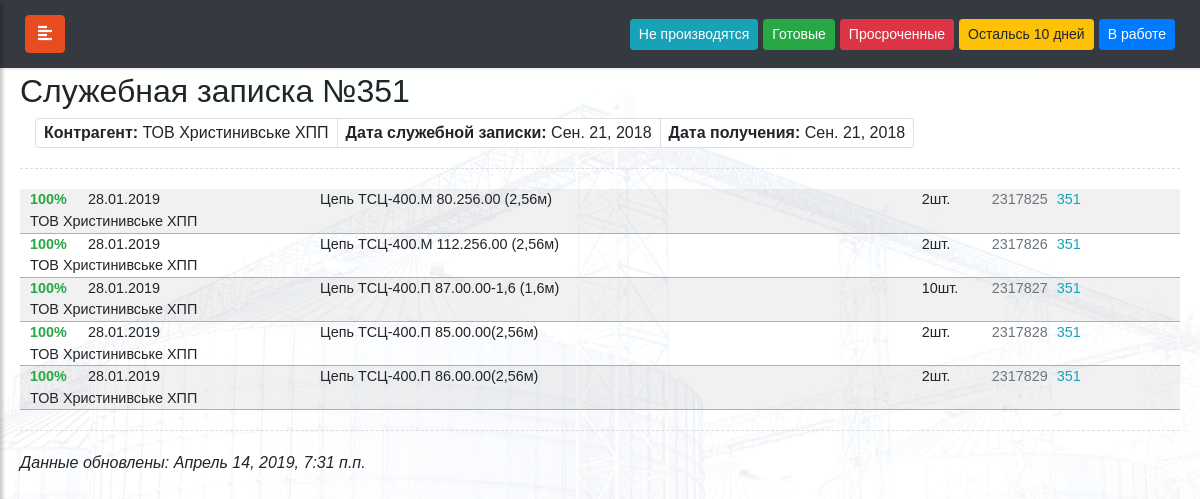
/office-note/1574/, run on the app's committed database.
### officenotes/models.py (models this page shows, shortened)
class OfficeNote(models.Model):
    num = models.PositiveIntegerField(
                            verbose_name="Номер служебной записки",
                            null = True,
                            blank = True,
                            unique=True,
                            help_text="Номер служебной записки"
                            )
    date = models.DateField(
                            verbose_name="Дата служебной записки",
                            help_text="Дата служебной записки, указаннная в ней",
                            null = True,
                            blank = True,
                            )
    datereceiving = models.DateField(
                            verbose_name="Дата получения служебной записки",
                            help_text="Дата получения служебной записки, указанная в почте",
                            null = True,
                            blank = True,
                            )
    oncustomer = models.ForeignKey(
                            Customer,
                            verbose_name="Заказчик",
                            max_length=50,
                            on_delete=models.CASCADE,
                            help_text='Заказчик',
                            null = True,
                            blank = True,
                            )
    filepath = models.CharField(
                            verbose_name="Путь к файлу",
                            help_text='Путь к файлу',
                            max_length=100,
                            null = True,
                            blank = True,
                            )
    def get_absolute_url(self):
        return "/office-note/%i/" % self.id
    class Meta:
        ordering = ["num"]
        verbose_name = "служебную записку"
        verbose_name_plural = "Служебные записки"

### customer/models.py (models this page shows, shortened)
class Customer(models.Model):
    name = models.CharField(
                            max_length=50,
                            verbose_name="Название организации",
                            unique=True,
                            null = True,
                            blank = True,
                            help_text="Название организации"
                            )
    class Meta:
        ordering = ["name"]
        verbose_name = "Заказчика"
        verbose_name_plural = "Заказчики"

### order/models.py (models this page shows, shortened)
class Order(models.Model):
    ready = models.BooleanField(
        verbose_name='Готов'
    )
    shipmentfrom = models.DateField(
                            verbose_name='Отгрузка "от"',
                            help_text="Дата служебной записки, указаннная в ней",
                            null = True,
                            blank = True,
                            )
    shipmentto = models.DateField(
                            verbose_name='Отгрузка "до"',
                            help_text="Дата служебной записки, указаннная в ней",
                            null = True,
                            blank = True,
                            )
    product = models.CharField(
                            verbose_name="Продукция",
                            max_length=100,
                            help_text="Название продукта"
                            )
    ordernum = models.PositiveIntegerField(
                            verbose_name="№ Заказа",
                            null = True,
                            blank = True,
                            help_text="Оригинальный номер папки"
                            )
    quantity= models.FloatField(
                            verbose_name="Кол-во",
                            null = True,
                            blank = True,
                            help_text="Количество изделий"
                            )
    pickingplan = models.DateField(
                            verbose_name="Комплектовочные План",
                            help_text="Комплектовочные План",
                            null = True,
                            blank = True
                            )
    pickingpercent = models.PositiveIntegerField(
                            verbose_name="Комплектовочные %",
                            null = True,
                            blank = True,
                            help_text="Комплектовочные %"
                            )
    pickingfact = models.DateField(
                            verbose_name="Комплектовочные Факт",
                            help_text="Комплектовочные Факт",
                            null = True,
                            blank = True
                            )
    shippingplan = models.DateField(
                            verbose_name="Отгрузочные План",
                            help_text="Отгрузочные План",
                            null = True,
                            blank = True
                            )
    shippingpercent = models.PositiveIntegerField(
                            verbose_name="Отгрузочные %",
                            null = True,
                            blank = True,
                            help_text="Отгрузочные %"
                            )
    shippingfact = models.DateField(
                            verbose_name="Отгрузочные Факт",
                            help_text="Отгрузочные Факт",
                            null = True,
                            blank = True
                            )
    engineeringplan = models.DateField(
                            verbose_name="Конструкторская План",
                            help_text="Конструкторская План",
                            null = True,
                            blank = True
                            )
    engineeringpercent = models.PositiveIntegerField(
                            verbose_name="Конструкторская %",
                            null = True,
                            blank = True,
                            help_text="Конструкторская %"
                            )
    engineeringfact = models.DateField(
                            verbose_name="Конструкторская Факт",
                            help_text="Конструкторская Факт",
                            null = True,
                            blank = True
                            )
    drawingchangepercent = models.PositiveIntegerField(
                            verbose_name="Изменения чертежей %",
                            null = True,
                            blank = True,
                            help_text="Изменения чертежей %"
                            )
    drawingchangefact = models.DateField(
                            verbose_name="Изменения чертежей Факт",
                            help_text="Изменения чертежей Факт",
                            null = True,
                            blank = True
                            )
    materialplan = models.DateField(
                            verbose_name="Материалы План",
                            help_text="Материалы План",
                            null = True,
                            blank = True
                            )
    materialfact = models.DateField(
                            verbose_name="Материалы Факт",
                            help_text="Материалы Факт",
                            null = True,
                            blank = True
                            )
    tableid = models.PositiveIntegerField(
                            verbose_name="id в таблице",
                            unique=True,
                            help_text="id в таблице"
                            )
    firstofficenote = models.ForeignKey(
                            OfficeNote,
                            verbose_name="Служебная записка",
                            max_length=50,
                            on_delete=models.CASCADE,
                            help_text='Служебная записка',
                            )
    otherofficenote = models.ManyToManyField(
                            OfficeNote,
                            verbose_name="Дополнительные служебные записки",
                            blank = True,
                            related_name='officenotes'
                            )
    def get_shipmen(self):
        if self.shipmentfrom != None:
            return "%s-%s" % (self.shipmentfrom.strftime("%d"), self.shipmentto.strftime("%d.%m.%Y"))
        elif self.shipmentto != None:
            return "%s" % self.shipmentto.strftime("%d.%m.%Y")
    class Meta:
        ordering = ["tableid"]
        verbose_name = "заказ"
        verbose_name_plural = "заказы"

### timeworker/models.py (models this page shows, shortened)
class TWorker(models.Model):
    date_start = models.DateTimeField(
                            verbose_name="Начало работ",
                            null = True,
                            blank = True
                            )
    date_end = models.DateTimeField(
                            verbose_name="Окончание работ",
                            null = True,
                            blank = True
                            )
    yes_processed_rows = models.PositiveIntegerField(
                            verbose_name="Обработанные строки",
                            null = True,
                            blank = True
                            )
    not_processed_rows = models.PositiveIntegerField(
                            verbose_name="Удаленные записи",
                            null = True,
                            blank = True
                            )
    log_text = models.TextField(
                            verbose_name="Лог",
                            null = True,
                            blank = True
                            )
    ready = models.BooleanField(
                            verbose_name='Работа завершена',
                            null = True,
                            blank = True
                            )
    class Meta:
        ordering = ["id"]
        verbose_name = "работу"
        verbose_name_plural = "работа"

### ops/views.py (the view)
# urls.py: path('office-note/<int:pk>/', OfficeNoteDetailView.as_view(), name='article-detail'),
class OfficeNoteDetailView(DetailView):
    model = OfficeNote
    def get_context_data(self, **kwargs):
        context = super().get_context_data(**kwargs)
        firstofficenotes = Order.objects.filter(firstofficenote__num=self.object.num).count()
        otherofficenotes = Order.objects.filter(otherofficenote__num=self.object.num).count()
        if firstofficenotes>otherofficenotes:
            context['orders'] = Order.objects.filter(firstofficenote__num=self.object.num)
        else:
            context['orders'] = Order.objects.filter(otherofficenote__num=self.object.num)
        context['rebild'] = TWorker.objects.last()
        return context

### officenotes/templates/officenotes/officenote_detail.html (shortened to what this page needs)
{% extends "base.html" %}
{% block menubuttons %}
<ul class="nav navbar-nav ml-auto">
    <li><button id="flt-np" class="btn btn-sm btn-info" type="button" style="margin-left: 5px" data-toggle="tooltip" title="Показать/Скрыть заказы в работе">Не производятся</button></li>
    <li><button id="flt-ready" class="btn btn-sm btn-success" type="button" style="margin-left: 5px" data-toggle="tooltip" title="Показать/Скрыть готовые заказы">Готовые</button></li>
    <li><button id="flt-overdue" class="btn btn-sm btn-danger" type="button" style="margin-left: 5px" data-toggle="tooltip" title="Показать/Скрыть заказы, у которых прошел срок отгрузки">Просроченные</button></li>
    <li><button id="flt-tendays" class="btn btn-sm btn-warning" type="button" style="margin-left: 5px" data-toggle="tooltip" title="Показать/Скрыть заказы до отгрузки которых осталось меньше 10 дней">Остальсь 10 дней</button></li>
    <li><button id="flt-inwork" class="btn btn-sm btn-primary" type="button" style="margin-left: 5px" data-toggle="tooltip" title="Показать/Скрыть заказы в работе">В работе</button></li>
</ul>
{% endblock %}
{% block content %}
<h2>Служебная записка №{{ object.num }}</h2>
<div class="container-fluid">
    <ul class="list-group list-group-horizontal-xl">
        {% if object.oncustomer.name %}<li class="list-group-item"><b>Контрагент:</b> <a href="http://" style="white-space: nowrap;">{{ object.oncustomer.name }}</a></li>{% endif %}
        {% if object.date %}<li class="list-group-item"><b>Дата служебной записки:</b> <span style="white-space: nowrap">{{ object.date }}</span></li>{% endif %}
        {% if object.datereceiving %}<li class="list-group-item"><b>Дата получения:</b> <span style="white-space: nowrap">{{ object.datereceiving }}</span></li>{% endif %}
    </ul>
</div>
<div class="line"></div>
<div class="container-fluid">
        {% for order in orders %}
        <div class="row l-order">
        <div class="col-12 collapse show {% if order.ready %}ready{% elif order.get_status < 0 %}overdue{% elif order.get_status < 10 %}tendays{% elif order.get_status > 10 %}inwork{% else %}np{% endif %}">
            <div class="row tblrow">
                <div class="col-xl-3 col-lg-12">
                    <div class="row">
                        <div class="tbl" style="width: 30px;">{% if order.ready %}<b><a href="#" class="text-success">100%</a></b>{% elif order.get_status < 0 %}<b><a href="#" class="text-danger">{{order.get_status}}</a></b>{% elif order.get_status < 10 %}<b><a href="#" class="text-warning">{{order.get_status}}</a></b>{% elif order.get_status > 10 %}<b><a href="#" class="text-primary">{{order.get_status}}</a></b>{% else %}<b><a href="#" class="text-info">Н.П.</a></b>{% endif %}</div>
                        <div class="tbl text-right" style="width: 120px">{% if order.get_shipmen %}{{order.get_shipmen}}{% endif %}</div>
                        <div class="tbl col" style="min-width: 250px;">{% if order.firstofficenote.oncustomer.name %}{{order.firstofficenote.oncustomer.name}}{% endif %}</div>
                    </div>
                </div>
                <div class="tbl col-xl-7 col-lg-12">
                    <div class="row">
                        <div class="col"><a href="#" >{{order.product|capfirst}}</a></div>
                        <div class="" style="width: 70px;">{% if order.quantity %}{{order.quantity|floatformat}}шт.{% endif %}</div>
                    </div>
                </div>
                <div class="tbl col">
                    <div class="row">
                        <div class="tbl text-secondary" style="width: 60px;">{% if order.ordernum %}<a href="#">{{order.ordernum}}</a>{% endif %}</div>
                        <div class="col">
                            {% if order.firstofficenote.num != None %}<a href="{{order.firstofficenote.get_absolute_url}}" class="text-info">{{order.firstofficenote.num}}</a>{% endif %}
                        </div>
                    </div>
                </div>
            </div>
        </div>
    </div>{% endfor %}
</div>
<div class="line"></div>
{% include  'footer.html' %}
{% endblock %}

### common/templates/base.html (shortened to what this page needs)
<!DOCTYPE html>{% load static %}
<html lang="ru">
<head>
<link rel="stylesheet" type="text/css" href="{% static "/css/bootstrap.min.css" %}">
<link rel="stylesheet" type="text/css" href="{% static "/css/style.css" %}">
<link rel="stylesheet" type="text/css" href="{% static "/css/jquery.mCustomScrollbar.min.css" %}">
<link rel="stylesheet" type="text/css" href="{% static "/css/all.css" %}">
</head>
<body style="background:url({% static "/img/" %}{% now "w" %}.jpg) no-repeat;background-size:cover;background-attachment: fixed;">
    <div class="wrapper">
        <div id="content">
            <nav class="navbar fixed-top navbar-expand-lg navbar-dark bg-dark">
                <div class="container-fluid">
                    <button type="button" id="sidebarCollapse" class="btn btn-menuslide">
                        <i class="fas fa-align-left"></i>
                    </button>
                    <div class="collapse navbar-collapse" id="navbarSupportedContent">
                        {% block menubuttons %}{% endblock %}
                    </div>
                </div>
            </nav>
            {% block content %}{% endblock %}
        </div>
    </div>
</body>
</html>

### common/templates/footer.html
<i class="text-body">Данные обновлены: {{ rebild.date_end }}</i>

### data on the page
OfficeNote: num "351", oncustomer.name "ТОВ Христинивське ХПП", date "Сен. 21, 2018", datereceiving "Сен. 21, 2018"
Order: ready "100%", get_shipmen "28.01.2019", firstofficenote.oncustomer.name "ТОВ Христинивське ХПП", product "Цепь ТСЦ-400.М 80.256.00 (2,56м)", quantity "2", ordernum "2317825", firstofficenote.num "351"
Order: ready "100%", get_shipmen "28.01.2019", firstofficenote.oncustomer.name "ТОВ Христинивське ХПП", product "Цепь ТСЦ-400.М 112.256.00 (2,56м)", quantity "2", ordernum "2317826", firstofficenote.num "351"
Order: ready "100%", get_shipmen "28.01.2019", firstofficenote.oncustomer.name "ТОВ Христинивське ХПП", product "Цепь ТСЦ-400.П 87.00.00-1,6 (1,6м)", quantity "10", ordernum "2317827", firstofficenote.num "351"
Order: ready "100%", get_shipmen "28.01.2019", firstofficenote.oncustomer.name "ТОВ Христинивське ХПП", product "Цепь ТСЦ-400.П 85.00.00(2,56м)", quantity "2", ordernum "2317828", firstofficenote.num "351"
Order: ready "100%", get_shipmen "28.01.2019", firstofficenote.oncustomer.name "ТОВ Христинивське ХПП", product "Цепь ТСЦ-400.П 86.00.00(2,56м)", quantity "2", ordernum "2317829", firstofficenote.num "351"
TWorker: date_end "Апрель 14, 2019, 7:31 п.п."
